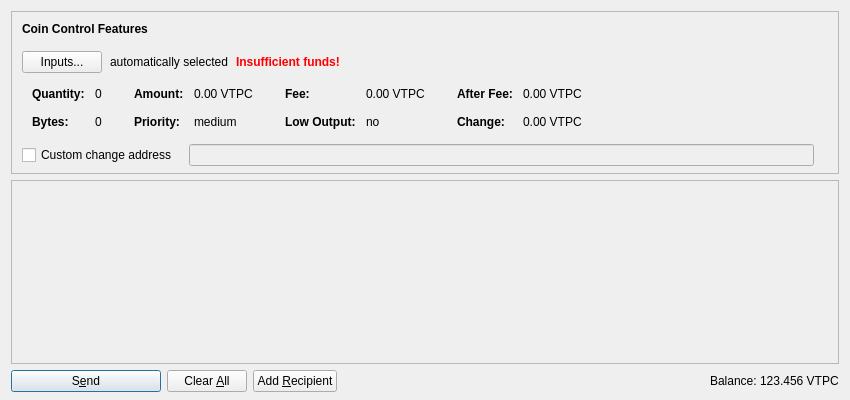
<?xml version="1.0" encoding="UTF-8"?>
<ui version="4.0">
 <class>SendCoinsDialog</class>
 <widget class="QDialog" name="SendCoinsDialog">
  <property name="geometry">
   <rect>
    <x>0</x>
    <y>0</y>
    <width>850</width>
    <height>400</height>
   </rect>
  </property>
  <property name="windowTitle">
   <string>Send Coins</string>
  </property>
  <layout class="QVBoxLayout" name="verticalLayout" stretch="0,1,0">
   <property name="bottomMargin">
    <number>8</number>
   </property>
   <item>
    <widget class="QFrame" name="frameCoinControl">
     <property name="sizePolicy">
      <sizepolicy hsizetype="Expanding" vsizetype="Expanding">
       <horstretch>0</horstretch>
       <verstretch>0</verstretch>
      </sizepolicy>
     </property>
     <property name="maximumSize">
      <size>
       <width>16777215</width>
       <height>16777215</height>
      </size>
     </property>
     <property name="frameShape">
      <enum>QFrame::StyledPanel</enum>
     </property>
     <property name="frameShadow">
      <enum>QFrame::Sunken</enum>
     </property>
     <layout class="QVBoxLayout" name="verticalLayoutCoinControl2">
      <property name="spacing">
       <number>0</number>
      </property>
      <property name="leftMargin">
       <number>0</number>
      </property>
      <property name="topMargin">
       <number>0</number>
      </property>
      <property name="rightMargin">
       <number>0</number>
      </property>
      <property name="bottomMargin">
       <number>6</number>
      </property>
      <item>
       <layout class="QVBoxLayout" name="verticalLayoutCoinControl" stretch="0,0,0,0,1">
        <property name="spacing">
         <number>0</number>
        </property>
        <property name="leftMargin">
         <number>10</number>
        </property>
        <property name="topMargin">
         <number>10</number>
        </property>
        <item>
         <layout class="QHBoxLayout" name="horizontalLayoutCoinControl1">
          <property name="bottomMargin">
           <number>15</number>
          </property>
          <item>
           <widget class="QLabel" name="labelCoinControlFeatures">
            <property name="sizePolicy">
             <sizepolicy hsizetype="Preferred" vsizetype="Maximum">
              <horstretch>0</horstretch>
              <verstretch>0</verstretch>
             </sizepolicy>
            </property>
            <property name="font">
             <font>
              <weight>75</weight>
              <bold>true</bold>
             </font>
            </property>
            <property name="styleSheet">
             <string notr="true">font-weight:bold;</string>
            </property>
            <property name="text">
             <string>Coin Control Features</string>
            </property>
           </widget>
          </item>
         </layout>
        </item>
        <item>
         <layout class="QHBoxLayout" name="horizontalLayoutCoinControl2" stretch="0,0,0,0">
          <property name="spacing">
           <number>8</number>
          </property>
          <property name="bottomMargin">
           <number>10</number>
          </property>
          <item>
           <widget class="QPushButton" name="pushButtonCoinControl">
            <property name="styleSheet">
             <string notr="true"/>
            </property>
            <property name="text">
             <string>Inputs...</string>
            </property>
           </widget>
          </item>
          <item>
           <widget class="QLabel" name="labelCoinControlAutomaticallySelected">
            <property name="text">
             <string>automatically selected</string>
            </property>
            <property name="margin">
             <number>5</number>
            </property>
           </widget>
          </item>
          <item>
           <widget class="QLabel" name="labelCoinControlInsuffFunds">
            <property name="font">
             <font>
              <weight>75</weight>
              <bold>true</bold>
             </font>
            </property>
            <property name="styleSheet">
             <string notr="true">color:red;font-weight:bold;</string>
            </property>
            <property name="text">
             <string>Insufficient funds!</string>
            </property>
            <property name="margin">
             <number>5</number>
            </property>
           </widget>
          </item>
          <item>
           <spacer name="horizontalSpacerCoinControl">
            <property name="orientation">
             <enum>Qt::Horizontal</enum>
            </property>
            <property name="sizeHint" stdset="0">
             <size>
              <width>40</width>
              <height>1</height>
             </size>
            </property>
           </spacer>
          </item>
         </layout>
        </item>
        <item>
         <widget class="QWidget" name="widgetCoinControl" native="true">
          <property name="sizePolicy">
           <sizepolicy hsizetype="Preferred" vsizetype="Preferred">
            <horstretch>0</horstretch>
            <verstretch>0</verstretch>
           </sizepolicy>
          </property>
          <property name="minimumSize">
           <size>
            <width>0</width>
            <height>0</height>
           </size>
          </property>
          <property name="styleSheet">
           <string notr="true"/>
          </property>
          <layout class="QHBoxLayout" name="horizontalLayoutCoinControl5">
           <property name="leftMargin">
            <number>0</number>
           </property>
           <property name="topMargin">
            <number>0</number>
           </property>
           <property name="rightMargin">
            <number>0</number>
           </property>
           <property name="bottomMargin">
            <number>0</number>
           </property>
           <item>
            <layout class="QHBoxLayout" name="horizontalLayoutCoinControl3" stretch="0,0,0,1">
             <property name="spacing">
              <number>20</number>
             </property>
             <property name="topMargin">
              <number>0</number>
             </property>
             <property name="bottomMargin">
              <number>10</number>
             </property>
             <item>
              <layout class="QFormLayout" name="formLayoutCoinControl1">
               <property name="horizontalSpacing">
                <number>10</number>
               </property>
               <property name="verticalSpacing">
                <number>14</number>
               </property>
               <property name="leftMargin">
                <number>10</number>
               </property>
               <property name="topMargin">
                <number>4</number>
               </property>
               <property name="rightMargin">
                <number>6</number>
               </property>
               <item row="0" column="0">
                <widget class="QLabel" name="labelCoinControlQuantityText">
                 <property name="font">
                  <font>
                   <weight>75</weight>
                   <bold>true</bold>
                  </font>
                 </property>
                 <property name="text">
                  <string>Quantity:</string>
                 </property>
                 <property name="margin">
                  <number>0</number>
                 </property>
                </widget>
               </item>
               <item row="0" column="1">
                <widget class="QLabel" name="labelCoinControlQuantity">
                 <property name="cursor">
                  <cursorShape>IBeamCursor</cursorShape>
                 </property>
                 <property name="contextMenuPolicy">
                  <enum>Qt::ActionsContextMenu</enum>
                 </property>
                 <property name="text">
                  <string notr="true">0</string>
                 </property>
                 <property name="margin">
                  <number>0</number>
                 </property>
                 <property name="textInteractionFlags">
                  <set>Qt::LinksAccessibleByMouse|Qt::TextSelectableByKeyboard|Qt::TextSelectableByMouse</set>
                 </property>
                </widget>
               </item>
               <item row="1" column="0">
                <widget class="QLabel" name="labelCoinControlBytesText">
                 <property name="font">
                  <font>
                   <weight>75</weight>
                   <bold>true</bold>
                  </font>
                 </property>
                 <property name="text">
                  <string>Bytes:</string>
                 </property>
                </widget>
               </item>
               <item row="1" column="1">
                <widget class="QLabel" name="labelCoinControlBytes">
                 <property name="cursor">
                  <cursorShape>IBeamCursor</cursorShape>
                 </property>
                 <property name="contextMenuPolicy">
                  <enum>Qt::ActionsContextMenu</enum>
                 </property>
                 <property name="text">
                  <string notr="true">0</string>
                 </property>
                 <property name="textInteractionFlags">
                  <set>Qt::LinksAccessibleByMouse|Qt::TextSelectableByKeyboard|Qt::TextSelectableByMouse</set>
                 </property>
                </widget>
               </item>
              </layout>
             </item>
             <item>
              <layout class="QFormLayout" name="formLayoutCoinControl2">
               <property name="horizontalSpacing">
                <number>10</number>
               </property>
               <property name="verticalSpacing">
                <number>14</number>
               </property>
               <property name="leftMargin">
                <number>6</number>
               </property>
               <property name="topMargin">
                <number>4</number>
               </property>
               <property name="rightMargin">
                <number>6</number>
               </property>
               <item row="0" column="0">
                <widget class="QLabel" name="labelCoinControlAmountText">
                 <property name="font">
                  <font>
                   <weight>75</weight>
                   <bold>true</bold>
                  </font>
                 </property>
                 <property name="text">
                  <string>Amount:</string>
                 </property>
                 <property name="margin">
                  <number>0</number>
                 </property>
                </widget>
               </item>
               <item row="0" column="1">
                <widget class="QLabel" name="labelCoinControlAmount">
                 <property name="cursor">
                  <cursorShape>IBeamCursor</cursorShape>
                 </property>
                 <property name="contextMenuPolicy">
                  <enum>Qt::ActionsContextMenu</enum>
                 </property>
                 <property name="text">
                  <string notr="true">0.00 VTPC</string>
                 </property>
                 <property name="textInteractionFlags">
                  <set>Qt::LinksAccessibleByMouse|Qt::TextSelectableByKeyboard|Qt::TextSelectableByMouse</set>
                 </property>
                </widget>
               </item>
               <item row="1" column="0">
                <widget class="QLabel" name="labelCoinControlPriorityText">
                 <property name="font">
                  <font>
                   <weight>75</weight>
                   <bold>true</bold>
                  </font>
                 </property>
                 <property name="text">
                  <string>Priority:</string>
                 </property>
                </widget>
               </item>
               <item row="1" column="1">
                <widget class="QLabel" name="labelCoinControlPriority">
                 <property name="cursor">
                  <cursorShape>IBeamCursor</cursorShape>
                 </property>
                 <property name="contextMenuPolicy">
                  <enum>Qt::ActionsContextMenu</enum>
                 </property>
                 <property name="text">
                  <string notr="true">medium</string>
                 </property>
                 <property name="textInteractionFlags">
                  <set>Qt::LinksAccessibleByMouse|Qt::TextSelectableByKeyboard|Qt::TextSelectableByMouse</set>
                 </property>
                </widget>
               </item>
              </layout>
             </item>
             <item>
              <layout class="QFormLayout" name="formLayoutCoinControl3">
               <property name="horizontalSpacing">
                <number>10</number>
               </property>
               <property name="verticalSpacing">
                <number>14</number>
               </property>
               <property name="leftMargin">
                <number>6</number>
               </property>
               <property name="topMargin">
                <number>4</number>
               </property>
               <property name="rightMargin">
                <number>6</number>
               </property>
               <item row="0" column="0">
                <widget class="QLabel" name="labelCoinControlFeeText">
                 <property name="font">
                  <font>
                   <weight>75</weight>
                   <bold>true</bold>
                  </font>
                 </property>
                 <property name="text">
                  <string>Fee:</string>
                 </property>
                 <property name="margin">
                  <number>0</number>
                 </property>
                </widget>
               </item>
               <item row="0" column="1">
                <widget class="QLabel" name="labelCoinControlFee">
                 <property name="cursor">
                  <cursorShape>IBeamCursor</cursorShape>
                 </property>
                 <property name="contextMenuPolicy">
                  <enum>Qt::ActionsContextMenu</enum>
                 </property>
                 <property name="text">
                  <string notr="true">0.00 VTPC</string>
                 </property>
                 <property name="textInteractionFlags">
                  <set>Qt::LinksAccessibleByMouse|Qt::TextSelectableByKeyboard|Qt::TextSelectableByMouse</set>
                 </property>
                </widget>
               </item>
               <item row="1" column="0">
                <widget class="QLabel" name="labelCoinControlLowOutputText">
                 <property name="font">
                  <font>
                   <weight>75</weight>
                   <bold>true</bold>
                  </font>
                 </property>
                 <property name="text">
                  <string>Low Output:</string>
                 </property>
                </widget>
               </item>
               <item row="1" column="1">
                <widget class="QLabel" name="labelCoinControlLowOutput">
                 <property name="cursor">
                  <cursorShape>IBeamCursor</cursorShape>
                 </property>
                 <property name="contextMenuPolicy">
                  <enum>Qt::ActionsContextMenu</enum>
                 </property>
                 <property name="text">
                  <string notr="true">no</string>
                 </property>
                 <property name="textInteractionFlags">
                  <set>Qt::LinksAccessibleByMouse|Qt::TextSelectableByKeyboard|Qt::TextSelectableByMouse</set>
                 </property>
                </widget>
               </item>
              </layout>
             </item>
             <item>
              <layout class="QFormLayout" name="formLayoutCoinControl4">
               <property name="horizontalSpacing">
                <number>10</number>
               </property>
               <property name="verticalSpacing">
                <number>14</number>
               </property>
               <property name="leftMargin">
                <number>6</number>
               </property>
               <property name="topMargin">
                <number>4</number>
               </property>
               <property name="rightMargin">
                <number>6</number>
               </property>
               <item row="0" column="0">
                <widget class="QLabel" name="labelCoinControlAfterFeeText">
                 <property name="font">
                  <font>
                   <weight>75</weight>
                   <bold>true</bold>
                  </font>
                 </property>
                 <property name="text">
                  <string>After Fee:</string>
                 </property>
                 <property name="margin">
                  <number>0</number>
                 </property>
                </widget>
               </item>
               <item row="0" column="1">
                <widget class="QLabel" name="labelCoinControlAfterFee">
                 <property name="cursor">
                  <cursorShape>IBeamCursor</cursorShape>
                 </property>
                 <property name="contextMenuPolicy">
                  <enum>Qt::ActionsContextMenu</enum>
                 </property>
                 <property name="text">
                  <string notr="true">0.00 VTPC</string>
                 </property>
                 <property name="textInteractionFlags">
                  <set>Qt::LinksAccessibleByMouse|Qt::TextSelectableByKeyboard|Qt::TextSelectableByMouse</set>
                 </property>
                </widget>
               </item>
               <item row="1" column="0">
                <widget class="QLabel" name="labelCoinControlChangeText">
                 <property name="font">
                  <font>
                   <weight>75</weight>
                   <bold>true</bold>
                  </font>
                 </property>
                 <property name="text">
                  <string>Change:</string>
                 </property>
                </widget>
               </item>
               <item row="1" column="1">
                <widget class="QLabel" name="labelCoinControlChange">
                 <property name="cursor">
                  <cursorShape>IBeamCursor</cursorShape>
                 </property>
                 <property name="contextMenuPolicy">
                  <enum>Qt::ActionsContextMenu</enum>
                 </property>
                 <property name="text">
                  <string notr="true">0.00 VTPC</string>
                 </property>
                 <property name="textInteractionFlags">
                  <set>Qt::LinksAccessibleByMouse|Qt::TextSelectableByKeyboard|Qt::TextSelectableByMouse</set>
                 </property>
                </widget>
               </item>
              </layout>
             </item>
            </layout>
           </item>
          </layout>
         </widget>
        </item>
        <item>
         <layout class="QHBoxLayout" name="horizontalLayoutCoinControl4" stretch="0,0,0">
          <property name="spacing">
           <number>12</number>
          </property>
          <property name="sizeConstraint">
           <enum>QLayout::SetDefaultConstraint</enum>
          </property>
          <property name="topMargin">
           <number>5</number>
          </property>
          <property name="rightMargin">
           <number>5</number>
          </property>
          <item>
           <widget class="QCheckBox" name="checkBoxCoinControlChange">
            <property name="toolTip">
             <string>If this is activated, but the change address is empty or invalid, change will be sent to a newly generated address.</string>
            </property>
            <property name="text">
             <string>Custom change address</string>
            </property>
           </widget>
          </item>
          <item>
           <widget class="QValidatedLineEdit" name="lineEditCoinControlChange">
            <property name="enabled">
             <bool>false</bool>
            </property>
            <property name="sizePolicy">
             <sizepolicy hsizetype="Expanding" vsizetype="Fixed">
              <horstretch>0</horstretch>
              <verstretch>0</verstretch>
             </sizepolicy>
            </property>
           </widget>
          </item>
          <item>
           <widget class="QLabel" name="labelCoinControlChangeLabel">
            <property name="sizePolicy">
             <sizepolicy hsizetype="Preferred" vsizetype="Expanding">
              <horstretch>0</horstretch>
              <verstretch>0</verstretch>
             </sizepolicy>
            </property>
            <property name="minimumSize">
             <size>
              <width>0</width>
              <height>0</height>
             </size>
            </property>
            <property name="text">
             <string/>
            </property>
            <property name="margin">
             <number>3</number>
            </property>
           </widget>
          </item>
         </layout>
        </item>
        <item>
         <spacer name="verticalSpacerCoinControl">
          <property name="orientation">
           <enum>Qt::Vertical</enum>
          </property>
          <property name="sizeHint" stdset="0">
           <size>
            <width>800</width>
            <height>1</height>
           </size>
          </property>
         </spacer>
        </item>
       </layout>
      </item>
     </layout>
    </widget>
   </item>
   <item>
    <widget class="QScrollArea" name="scrollArea">
     <property name="widgetResizable">
      <bool>true</bool>
     </property>
     <widget class="QWidget" name="scrollAreaWidgetContents">
      <property name="geometry">
       <rect>
        <x>0</x>
        <y>0</y>
        <width>830</width>
        <height>178</height>
       </rect>
      </property>
      <layout class="QVBoxLayout" name="verticalLayout_2" stretch="0,1">
       <property name="leftMargin">
        <number>0</number>
       </property>
       <property name="topMargin">
        <number>0</number>
       </property>
       <property name="rightMargin">
        <number>0</number>
       </property>
       <property name="bottomMargin">
        <number>0</number>
       </property>
       <item>
        <layout class="QVBoxLayout" name="entries">
         <property name="spacing">
          <number>6</number>
         </property>
        </layout>
       </item>
       <item>
        <spacer name="verticalSpacer">
         <property name="orientation">
          <enum>Qt::Vertical</enum>
         </property>
         <property name="sizeHint" stdset="0">
          <size>
           <width>20</width>
           <height>40</height>
          </size>
         </property>
        </spacer>
       </item>
      </layout>
     </widget>
    </widget>
   </item>
   <item>
    <layout class="QHBoxLayout" name="horizontalLayout">
     <item>
      <widget class="QPushButton" name="sendButton">
       <property name="minimumSize">
        <size>
         <width>150</width>
         <height>0</height>
        </size>
       </property>
       <property name="toolTip">
        <string>Confirm the send action</string>
       </property>
       <property name="text">
        <string>S&amp;end</string>
       </property>
       <property name="icon">
        <iconset resource="../bitcoin.qrc">
         <normaloff>:/icons/send</normaloff>:/icons/send</iconset>
       </property>
       <property name="default">
        <bool>true</bool>
       </property>
      </widget>
     </item>
     <item>
      <widget class="QPushButton" name="clearButton">
       <property name="sizePolicy">
        <sizepolicy hsizetype="Minimum" vsizetype="Fixed">
         <horstretch>0</horstretch>
         <verstretch>0</verstretch>
        </sizepolicy>
       </property>
       <property name="toolTip">
        <string>Clear all fields of the form.</string>
       </property>
       <property name="text">
        <string>Clear &amp;All</string>
       </property>
       <property name="icon">
        <iconset resource="../bitcoin.qrc">
         <normaloff>:/icons/remove</normaloff>:/icons/remove</iconset>
       </property>
       <property name="autoRepeatDelay">
        <number>300</number>
       </property>
       <property name="autoDefault">
        <bool>false</bool>
       </property>
      </widget>
     </item>
     <item>
      <widget class="QPushButton" name="addButton">
       <property name="toolTip">
        <string>Send to multiple recipients at once</string>
       </property>
       <property name="text">
        <string>Add &amp;Recipient</string>
       </property>
       <property name="icon">
        <iconset resource="../bitcoin.qrc">
         <normaloff>:/icons/add</normaloff>:/icons/add</iconset>
       </property>
       <property name="autoDefault">
        <bool>false</bool>
       </property>
      </widget>
     </item>
     <item>
      <spacer name="horizontalSpacer">
       <property name="orientation">
        <enum>Qt::Horizontal</enum>
       </property>
       <property name="sizeHint" stdset="0">
        <size>
         <width>40</width>
         <height>20</height>
        </size>
       </property>
      </spacer>
     </item>
     <item>
      <layout class="QHBoxLayout" name="horizontalLayout_2">
       <property name="spacing">
        <number>3</number>
       </property>
       <item>
        <widget class="QLabel" name="label">
         <property name="sizePolicy">
          <sizepolicy hsizetype="Preferred" vsizetype="Fixed">
           <horstretch>0</horstretch>
           <verstretch>0</verstretch>
          </sizepolicy>
         </property>
         <property name="text">
          <string>Balance:</string>
         </property>
        </widget>
       </item>
       <item>
        <widget class="QLabel" name="labelBalance">
         <property name="sizePolicy">
          <sizepolicy hsizetype="Preferred" vsizetype="Fixed">
           <horstretch>0</horstretch>
           <verstretch>0</verstretch>
          </sizepolicy>
         </property>
         <property name="cursor">
          <cursorShape>IBeamCursor</cursorShape>
         </property>
         <property name="text">
          <string notr="true">123.456 VTPC</string>
         </property>
         <property name="textInteractionFlags">
          <set>Qt::LinksAccessibleByMouse|Qt::TextSelectableByKeyboard|Qt::TextSelectableByMouse</set>
         </property>
        </widget>
       </item>
      </layout>
     </item>
    </layout>
   </item>
  </layout>
 </widget>
 <customwidgets>
  <customwidget>
   <class>QValidatedLineEdit</class>
   <extends>QLineEdit</extends>
   <header>qvalidatedlineedit.h</header>
  </customwidget>
 </customwidgets>
 <resources>
  <include location="../bitcoin.qrc"/>
 </resources>
 <connections/>
</ui>
